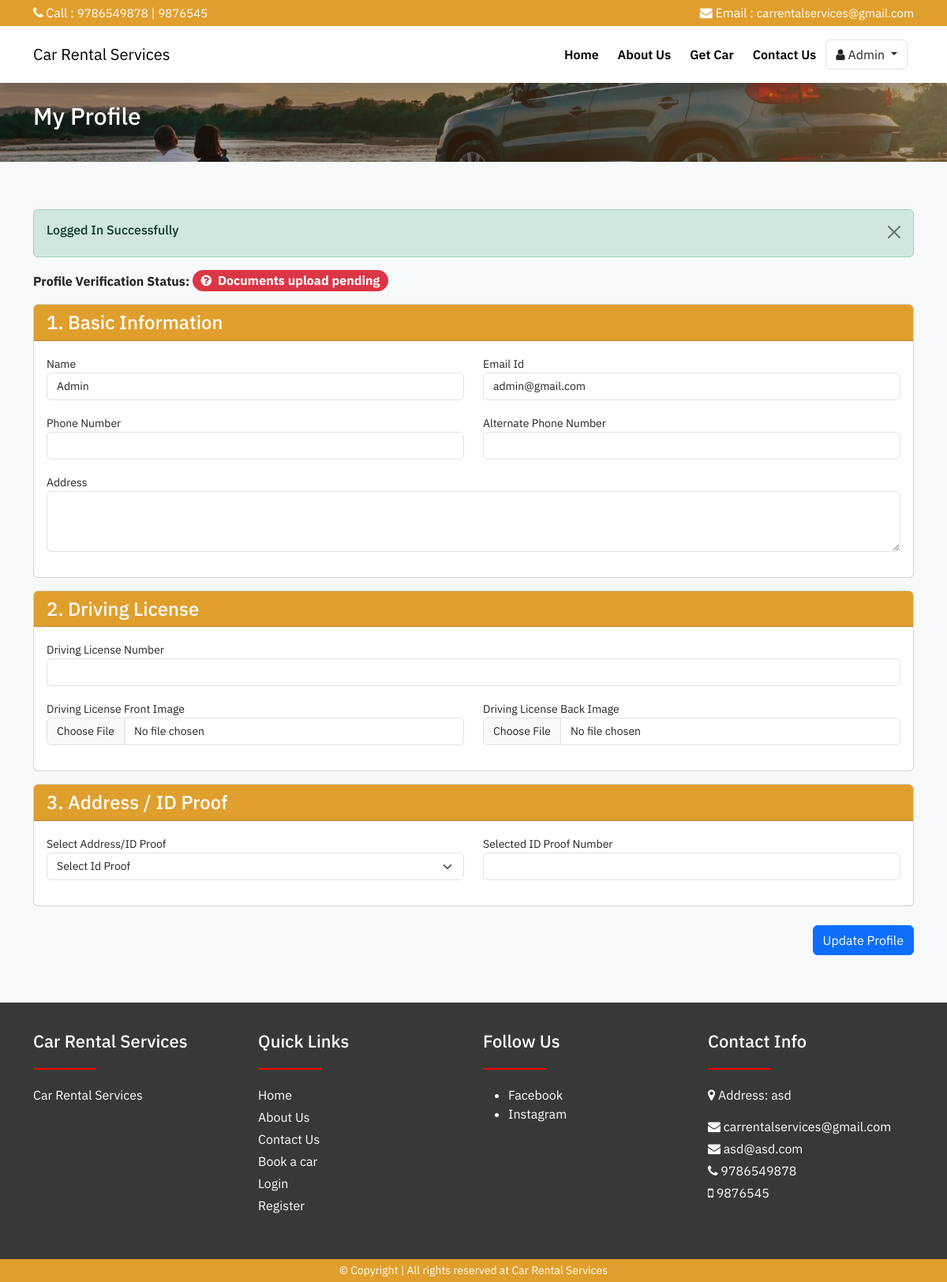
The app's page /profile.php (signed in) with its own data.
### tables this page shows
CREATE TABLE `web_settings` (
  `id` int(11) UNSIGNED NOT NULL,
  `title` varchar(255) NOT NULL,
  `url` varchar(255) DEFAULT NULL,
  `description` varchar(1000) DEFAULT NULL,
  `logo` varchar(100) DEFAULT NULL,
  `address` varchar(500) DEFAULT NULL,
  `email1` varchar(100) DEFAULT NULL,
  `email2` varchar(100) DEFAULT NULL,
  `phone1` varchar(15) DEFAULT NULL,
  `phone2` varchar(15) DEFAULT NULL
);

CREATE TABLE `users` (
  `id` int(11) UNSIGNED NOT NULL,
  `name` varchar(100) NOT NULL,
  `email` varchar(100) NOT NULL,
  `password` varchar(100) NOT NULL,
  `phone` varchar(20) DEFAULT NULL,
  `alt_phone` varchar(20) DEFAULT NULL,
  `address` varchar(500) DEFAULT NULL,
  `role` varchar(20) DEFAULT 'user' COMMENT 'user,admin,etc',
  `is_ban` tinyint(1) DEFAULT 0 COMMENT '0=active,1=ban',
  `is_verified` tinyint(1) NOT NULL DEFAULT 0 COMMENT '0=un-verified,1=verified',
  `remarks` varchar(500) DEFAULT NULL COMMENT 'eg: DL not clear, fake dl, missing documents,etc',
  `dl_number` varchar(100) DEFAULT NULL,
  `dl_image_front` varchar(100) DEFAULT NULL,
  `dl_image_back` varchar(100) DEFAULT NULL,
  `id_proof_type` varchar(100) DEFAULT NULL COMMENT 'aadhar, PAN, Voter',
  `id_proof_number` varchar(100) DEFAULT NULL,
  `created_at` date DEFAULT current_timestamp()
);

CREATE TABLE `social_medias` (
  `id` int(11) UNSIGNED NOT NULL,
  `name` varchar(100) NOT NULL,
  `slug` varchar(150) NOT NULL,
  `status` tinyint(1) DEFAULT 0 COMMENT '0=show,1=hide'
);

### profile.php (the view, shortened to what this page needs)
<?php
include('includes/header.php');
?>
<div class="banner py-4">
    <div class="container">
        <h4 class="banner-heading mb-3">My Profile</h4>
    </div>
</div>
<div class="section bg-light">
    <div class="container">
        <div class="row">
            <div class="col-md-12">
                <?php
                    $userId = validate($_SESSION['loggedInUser']['user_id']);
                    $user = getById('users',$userId);
                    if($user['status'] == 200)
                    {
                            ?>
                <h5 class="fs-16 fw-bold mb-3">Profile Verification Status:
                    <?php
                        if($user['data']['dl_number'] != ""){
                            if($user['data']['is_verified']){
                                ?>
                                    <span class="badge bg-success fs-6 rounded-5"><i class="fa fa-check-circle text-white me-1"></i> Verified</span>
                                <?php
                            } else{
                                ?>
                                    <span class="badge bg-warning fs-6 rounded-5"><i class="fa fa-question-circle text-white me-1"></i> Under Review</span>
                                <?php
                            }
                        }
                        else{
                            ?>
                                <span class="badge bg-danger fs-6 rounded-5"><i class="fa fa-question-circle text-white me-1"></i> Documents upload pending</span>
                            <?php
                        }
                    ?>
                </h5>
                <form action="code.php" method="POST" enctype="multipart/form-data">
                    <div class="card mb-3">
                        <div class="card-header">
                            <h4 class="mb-0">1. Basic Information</h4>
                        </div>
                        <div class="card-body">
                            <div class="row">
                                <div class="col-md-6">
                                    <div class="mb-3">
                                        <label>Name</label>
                                        <input type="text" name="name" value="<?= $user['data']['name']; ?>" class="form-control"  required />
                                    </div>
                                </div>
                                <div class="col-md-6">
                                    <div class="mb-3">
                                        <label>Email Id</label>
                                        <input type="email" readonly name="email" value="<?= $user['data']['email']; ?>" class="form-control" />
                                    </div>
                                </div>
                                <div class="col-md-6">
                                    <div class="mb-3">
                                        <label>Phone Number</label>
                                        <input type="text" name="phone" value="<?= $user['data']['phone']; ?>" max="10" class="form-control" required />
                                    </div>
                                </div>
                                <div class="col-md-6">
                                    <div class="mb-3">
                                        <label>Alternate Phone Number</label>
                                        <input type="text" name="alt_phone" value="<?= $user['data']['alt_phone'] ?? ""; ?>" max="10" class="form-control" />
                                    </div>
                                </div>
                                <div class="col-md-12">
                                    <div class="mb-3">
                                        <label>Address</label>
                                        <textarea name="address" class="form-control" required rows="3"> <?= $user['data']['address'] ?? ""; ?></textarea>
                                    </div>
                                </div>
                            </div>
                        </div>
                    </div>
                    <div class="card mb-3">
                        <div class="card-header">
                            <h4 class="mb-0">2. Driving License</h4>
                        </div>
                        <div class="card-body">
                            <div class="row">
                                <div class="col-md-12">
                                    <div class="mb-3">
                                        <label>Driving License Number</label>
                                        <input type="text" name="dl_number" value="<?= $user['data']['dl_number'] ?? ""; ?>" <?= $user['data']['dl_number'] != "" ? 'readonly':''; ?> class="form-control" />
                                    </div>
                                </div>
                                <div class="col-md-6">
                                    <div class="mb-3">
                                        <label>Driving License Front Image</label>
                                        <input type="file" name="dl_image_front" class="form-control" />
                                    </div>
                                </div>
                                <div class="col-md-6">
                                    <div class="mb-3">
                                        <label>Driving License Back Image</label>
                                        <input type="file" name="dl_image_back" class="form-control" />
                                    </div>
                                </div>
                            </div>
                        </div>
                    </div>
                    <div class="card mb-3">
                        <div class="card-header">
                            <h4 class="mb-0">3. Address / ID Proof</h4>
                        </div>
                        <div class="card-body">
                            <div class="row">
                                <div class="col-md-6">
                                    <div class="mb-3">
                                        <label>Select Address/ID Proof</label>
                                        <select name="id_proof_type" class="form-select" required>
                                            <option value="">Select Id Proof</option>
                                        </select>
                                    </div>
                                </div>
                                <div class="col-md-6">
                                    <div class="mb-3">
                                        <label>Selected ID Proof Number</label>
                                        <input type="text" name="id_proof_number" value="<?= $user['data']['id_proof_number'] ?? ""; ?>" class="form-control" required />
                                    </div>
                                </div>
                            </div>
                        </div>
                    </div>
                    <div class="mb-3 mt-4">
                        <button type="submit" name="updateProfile" class="btn btn-primary float-end">Update Profile</button>
                    </div>
                </form>
                <?php
                    }
                    else
                    {
                    }
                ?>
            </div>
        </div>
    </div>
</div>
<?php include('includes/footer.php'); ?>

### includes/navbar.php (shortened to what this page needs)
<div class="shadow sticky-top">
    <div class="bg-web py-1">
        <div class="container">
            <div class="row">
                <div class="col-md-6 text-white">
                    <span> <i class="fa fa-phone"></i> Call :</span>
                    <a href="tel:<?= webSetting('phone1'); ?>" class="top-nav-link"><?= webSetting('phone1'); ?></a> |
                    <a href="tel:<?= webSetting('phone2'); ?>" class="top-nav-link"><?= webSetting('phone2'); ?></a>
                </div>
                <div class="col-md-6 text-md-end text-white">
                    <span> <i class="fa fa-envelope"></i> Email :</span>
                    <a href="tel:<?= webSetting('email1'); ?>" class="top-nav-link"><?= webSetting('email1'); ?></a>
                </div>
            </div>
        </div>
    </div>
    <nav class="navbar navbar-expand-lg bg-white">
        <div class="container">
            <a class="navbar-brand" href="index.php">
                <?= webSetting('title'); ?>
            </a>
            <div class="collapse navbar-collapse" id="navbarSupportedContent">
                <ul class="navbar-nav ms-auto mb-2 mb-lg-0">
                    <li class="nav-item">
                        <a class="nav-link active" href="index.php">Home</a>
                    </li>
                    <li class="nav-item">
                        <a class="nav-link" href="about-us.php">About Us</a>
                    </li>
                    <li class="nav-item">
                        <a class="nav-link" href="cars.php">Get Car</a>
                    </li>
                    <li class="nav-item">
                        <a class="nav-link" href="contact-us.php">Contact Us</a>
                    </li>
                    <?php
                        if(isset($_SESSION['loggedIn'])){
                            ?>
                            <li class="nav-item dropdown my-auto">
                                <a class="btn border me-2 dropdown-toggle" href="#" role="button" data-bs-toggle="dropdown" aria-expanded="false">
                                    <i class="fa fa-user"></i> <?= $_SESSION['loggedInUser']['name']; ?>
                                </a>
                            </li>
                            <?php
                        }
                    ?>
                </ul>
            </div>
        </div>
    </nav>
</div>

### includes/footer.php (shortened to what this page needs)
    <div class="footer-bg">
        <div class="container">
            <div class="row">
                <div class="col-md-3 mb-3">
                    <h4><?= webSetting('title') ?? 'Website Name' ?></h4>
                    <div class="underline"></div>
                    <p>
                        Car Rental Services
                    </p>
                </div>
                <div class="col-md-3 mb-3">
                    <h4>Quick Links</h4>
                    <div class="underline"></div>
                    <p class="mb-1"><a href="index.php">Home</a></p>
                    <p class="mb-1"><a href="about-us.php">About Us</a></p>
                    <p class="mb-1"><a href="contact-us.php">Contact Us</a></p>
                    <p class="mb-1"><a href="cars.php">Book a car</a></p>
                    <p class="mb-1"><a href="login.php">Login</a></p>
                    <p class="mb-1"><a href="register.php">Register</a></p>
                </div>
                <div class="col-md-3 mb-3">
                    <h4>Follow Us</h4>
                    <div class="underline"></div>
                    <ul>
                        <?php
                            $socials = getAll('social_medias');
                            if($socials){
                                if(mysqli_num_rows($socials) > 1){
                                    foreach($socials as $socialItem){
                                    ?>
                                        <li>
                                            <a href="<?=$socialItem['slug'];?>" target="_blank">
                                                <?=$socialItem['name'];?>
                                            </a>
                                        </li>
                                    <?php
                                    }
                                }else{
                                    echo '<li>No Social Media</li>';
                                }
                            }else{
                                echo '<li>No Social Media</li>';
                            }
                        ?>
                    </ul>
                </div>
                <div class="col-md-3 mb-3">
                    <h4>Contact Info</h4>
                    <div class="underline"></div>
                    <p><i class="fa fa-map-marker"></i> Address: <?= webSetting('address'); ?></p>
                    <p class="mb-1"> <i class="fa fa-envelope"></i> <?= webSetting('email1'); ?></p>
                    <p class="mb-1"> <i class="fa fa-envelope"></i> <?= webSetting('email2'); ?></p>
                    <p class="mb-1"> <i class="fa fa-phone"></i> <?= webSetting('phone1'); ?></p>
                    <p class="mb-1"> <i class="fa fa-mobile"></i> <?= webSetting('phone2'); ?></p>
                </div>
            </div>
        </div>
    </div>
    <div class="py-1 bg-web">
        <div class="container">
            <p class="mb-0 fs-14 text-white text-center">© Copyright | All rights reserved at <?= webSetting('title') ?? 'Car Rental Services'; ?></p>
        </div>
    </div>
</body>
</html>

### assets/css/style.css (style rules this page uses)
html,body { font-family: 'IBM Plex Sans', sans-serif; }
a { text-decoration: none; }
.top-nav-link { color: #fff; font-size: 15px; }
label { font-size: 14px; }
.form-control { font-size: 14px !important; }
.form-select { font-size: 14px !important; }
.section { padding-top: 54px; padding-bottom: 54px; }
.underline { height: 2px; width: 80px; background-color: red; margin-top: 20px; margin-bottom: 20px; }
.banner { background-image: url(../images/banner.jpg); background-position: center center; background-repeat: no-repeat; background-size: cover; box-shadow: rgb(0 0 0 / 30%) 0px 0px 0px 500px inset; padding: 100px 0px; }
.banner-heading { font-size: 30px; color: #fff; }
.fs-14 { font-size: 14px; }
.fs-16 { font-size: 16px !important; }
.nav-link { padding: 16px 12px !important; font-weight: 600; color: #000 !important; }
.section { padding-top: 60px; padding-bottom: 60px; }
.footer-bg { background-color: #383838; padding-top: 36px; padding-bottom: 36px; color: #fff; }
.footer-bg h4 { font-size: 22px; }
.footer-bg a { color: #fff; }
.card-header { background-color: #e09f2d !important; color: #fff; }
.bg-web { background-color: #e09f2d; }

### records on screen
web_settings: phone1 "9786549878", phone2 "9876545", email1 "carrentalservices@gmail.com", title "Car Rental Services", address "asd", email2 "asd@asd.com"
users: name "Admin", email "admin@gmail.com"
social_medias: name "Facebook"
social_medias: name "Instagram"

### other values on screen
$_SESSION['loggedInUser']['name'] "Admin"
$_SESSION['status'] "Logged In Successfully"
